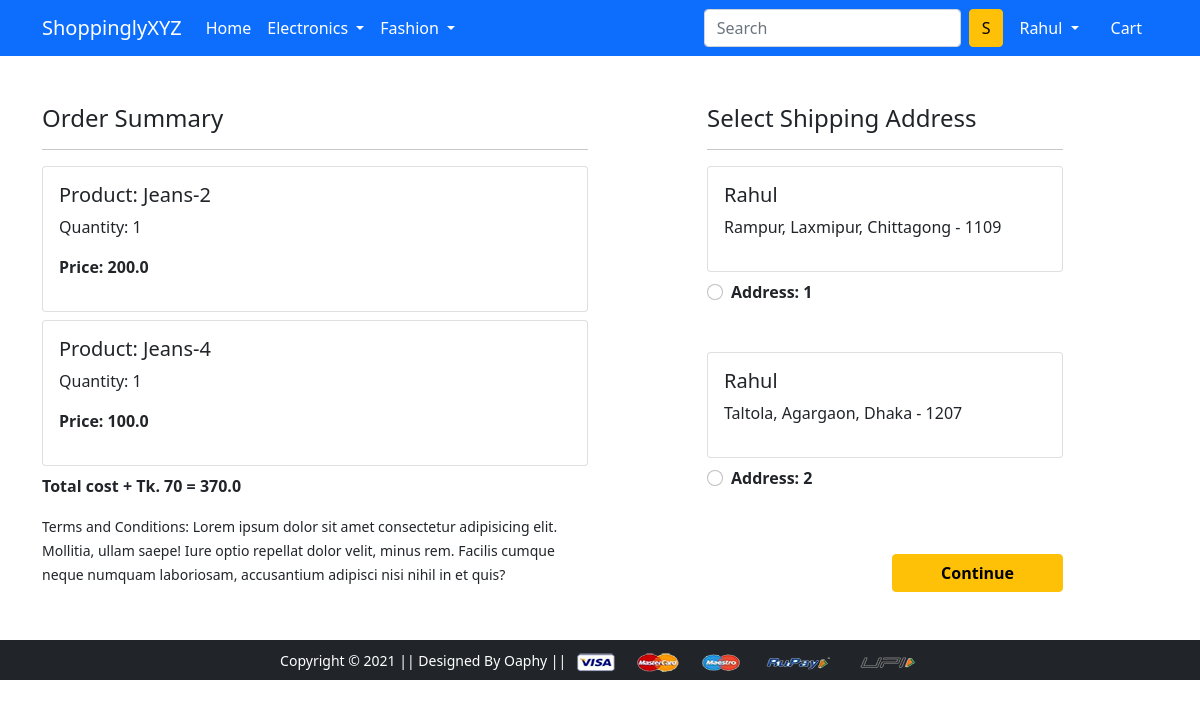
The page /checkout/ (signed in) on the database its author committed.
### app/models.py (models this page shows, shortened)
class Cart(models.Model):
    user = models.ForeignKey(User, on_delete=models.CASCADE)
    product = models.ForeignKey(Product, on_delete=models.CASCADE)
    quantity = models.PositiveIntegerField(default=1)
    @property
    def total_cost(self):
        return  self.quantity * self.product.discounted_price

class Product(models.Model):
    title = models.CharField(max_length=100)
    selling_price = models.FloatField()
    discounted_price = models.FloatField()
    description = models.TextField()
    brand = models.CharField(max_length=100)
    category = models.CharField( choices= CATEGORY_CHOICES, max_length= 5)
    product_image = models.ImageField(upload_to='productimg')

class Customer(models.Model):
    user = models.ForeignKey(User,on_delete=models.CASCADE)
    name = models.CharField(max_length=200)
    locality = models.CharField( max_length=200)
    city = models.CharField( max_length=200)
    zipcode = models.IntegerField()
    state = models.CharField(choices=STATE_CHOICES, max_length=50)

### app/views.py (the view)
# urls.py: path('checkout/', views.checkout, name='checkout'),
@login_required
def checkout(request):
    user = request.user
    add = Customer.objects.filter(user=user)
    cart_item = Cart.objects.filter(user=user)
    amount = 0.0
    shipping_amount = 70.0
    total_amount = 0.0
    cart_product = [p for p in Cart.objects.all() if p.user == request.user]
    if cart_product:
        for p in cart_product:
            tempamount = (p.quantity * p.product.discounted_price)
            amount += tempamount
        total_amount = amount + shipping_amount
    return render(request, 'app/checkout.html', {'add':add, 'total_amount':total_amount, 'cart_item':cart_item})

### app/templates/app/checkout.html (shortened to what this page needs)
{% extends 'app/base.html' %}
{% load static %}
{% block main-content %}
<div class="container">
 <div class="row mt-5">
  <div class="col-sm-6">
    <h4>Order Summary</h4>
    <hr>
    {% for item in cart_item  %}
      <div class="card mb-2">
        <div class="card-body">
          <h5>Product: {{item.product.title}} </h5>
          <p>Quantity: {{item.quantity}}</p>
          <p class="fw-bold">Price: {{item.total_cost}}  </p>
        </div>
      </div>
      {% endfor %}
      <p class="fw-bold">Total cost + Tk. 70 = {{total_amount}} </p>
    <small>Terms and Conditions: Lorem ipsum dolor sit amet consectetur adipisicing elit. Mollitia, ullam saepe! Iure optio repellat dolor velit, minus rem. Facilis cumque neque numquam laboriosam, accusantium adipisci nisi nihil in et quis?</small>
  </div>
  <div class="col-sm-4 offset-sm-1">
    <h4>Select Shipping Address</h4>
    <hr>
    <form action="/paymentdone">
      {% for ad in add %}
      <div class="card">
        <div class="card-body">
        <h5>{{ad.name}}</h5>
        <p>{{ad.locality}}, {{ad.city}}, {{ad.state}} - {{ad.zipcode}}</p>
        </div>
      </div>
        <div class="form-check mt-2 mb-5">
          <input class="form-check-input" type="radio" name="custid" id="custadd{{forloop.counter}}"
          value="{{ad.id}}">
          <label class="form-check-label fw-bold" for="custadd{{forloop.counter}}">
            Address: {{forloop.counter}} </label>
        </div>
        {% endfor %}
        <div class="text-end">
          <button type="submit" class="btn btn-warning mt-3 px-5 fw-bold">Continue</button>
        </div>
      </form>
    </div>
  </div>
</div>
{% endblock main-content %}

### app/templates/app/base.html (shortened to what this page needs)
<!doctype html>
{% load static %}
<html lang="en">
  <head>
    <link href="https://cdn.jsdelivr.net/npm/bootstrap@5.0.0-beta1/dist/css/bootstrap.min.css" rel="stylesheet">
    <link rel="stylesheet" href="{% static 'app/css/owl.carousel.min.css' %}">
    <link rel="stylesheet" href="{% static 'app/css/all.min.css' %}">
    <link rel="stylesheet" href="{% static 'app/css/style.css' %}">
  </head>
  <body>
    <nav class="navbar navbar-expand-lg navbar-dark bg-primary">
     <div class="container">
       <a class="navbar-brand" href="/">ShoppinglyXYZ</a>
       <div class="collapse navbar-collapse" id="navbarSupportedContent">
         <ul class="navbar-nav me-auto mb-2 mb-lg-0">
           <li class="nav-item">
             <a class="nav-link active" aria-current="page" href="/">Home</a>
           </li>
           <li class="nav-item dropdown">
             <a class="nav-link dropdown-toggle text-white" href="#" id="electronicsDropdown" role="button" data-bs-toggle="dropdown" aria-expanded="false">
               Electronics
             </a>
           </li>
           <li class="nav-item dropdown">
             <a class="nav-link dropdown-toggle text-white" href="#" id="fashionDropdown" role="button" data-bs-toggle="dropdown" aria-expanded="false">
               Fashion
             </a>
           </li>
         </ul>
         <form class="d-flex">
           <input class="form-control me-2" type="search" placeholder="Search" aria-label="Search">
           <button class="btn btn-warning" type="submit">S</button>
         </form>
         <div>
          <ul class="navbar-nav me-auto mb-2 mb-lg-0">
          {% if request.user.is_authenticated %}
           <li class="nav-item dropdown mx-2">
              <a class="nav-link dropdown-toggle text-white" href="#" id="profileDropdown" role="button" data-bs-toggle="dropdown" aria-expanded="false">
                {{request.user.username|capfirst}}
              </a>
            </li>
            <li class="nav-item mx-2">
             <a href="{% url 'showcart' %}" class="nav-link text-white"> Cart </a>
            </li>
            {% endif %}
          </ul>
         </div>
       </div>
     </div>
    </nav>
    {% block main-content %} {% endblock main-content %}
    <footer class="container-fluid bg-dark text-center p-2 mt-5">
        <small class="text-white">Copyright &copy; 2021 || Designed By Oaphy || </small>
        <img src="{% static 'app/images/payment.png' %}" alt="" srcset="" class="img-fluid" height="2px">
    </footer>
  </body>
</html>

### rows shown on the page
Cart: product "Jeans-2", quantity "1", total_cost "200.0"
Cart: product "Jeans-4", quantity "1", total_cost "100.0"
Customer: name "Rahul", locality "Rampur", city "Laxmipur", state "Chittagong", zipcode "1109"
Customer: name "Rahul", locality "Taltola", city "Agargaon", state "Dhaka", zipcode "1207"

### other values the page prints
{{ request.user.username|capfirst }} "Rahul"
{{ total_amount }} "370.0"
